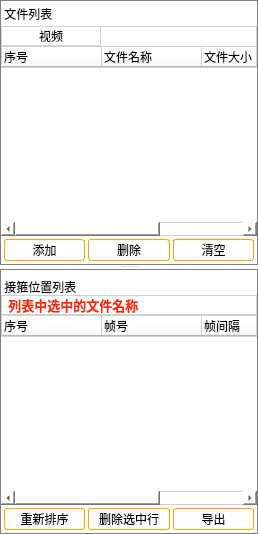
      <widget class="QFrame" name="frame">
       <property name="minimumSize">
        <size>
         <width>200</width>
         <height>0</height>
        </size>
       </property>
       <property name="maximumSize">
        <size>
         <width>300</width>
         <height>16777215</height>
        </size>
       </property>
       <property name="styleSheet">
        <string notr="true">QFrame {
    border-radius: 5px;
	background-color: white;
}</string>
       </property>
       <property name="frameShape">
        <enum>QFrame::StyledPanel</enum>
       </property>
       <property name="frameShadow">
        <enum>QFrame::Sunken</enum>
       </property>
       <property name="midLineWidth">
        <number>1</number>
       </property>
       <layout class="QVBoxLayout" name="verticalLayout_2">
        <property name="spacing">
         <number>0</number>
        </property>
        <property name="leftMargin">
         <number>0</number>
        </property>
        <property name="topMargin">
         <number>0</number>
        </property>
        <property name="rightMargin">
         <number>0</number>
        </property>
        <property name="bottomMargin">
         <number>0</number>
        </property>
        <item>
         <widget class="QSplitter" name="splitter_2">
          <property name="orientation">
           <enum>Qt::Vertical</enum>
          </property>
          <property name="childrenCollapsible">
           <bool>false</bool>
          </property>
          <widget class="QFrame" name="frame_4">
           <property name="styleSheet">
            <string notr="true">#frame_4.QFrame {
	background-color: white;
	position: relative; /* 将 QFrame 设置为相对定位 */
    border: 1px solid gray;
	border-radius:0px; 
	padding:0px 0px;
}</string>
           </property>
           <property name="frameShape">
            <enum>QFrame::StyledPanel</enum>
           </property>
           <property name="frameShadow">
            <enum>QFrame::Raised</enum>
           </property>
           <layout class="QVBoxLayout" name="verticalLayout_5">
            <property name="spacing">
             <number>0</number>
            </property>
            <property name="leftMargin">
             <number>0</number>
            </property>
            <property name="topMargin">
             <number>0</number>
            </property>
            <property name="rightMargin">
             <number>0</number>
            </property>
            <property name="bottomMargin">
             <number>0</number>
            </property>
            <item>
             <widget class="QLabel" name="label">
              <property name="minimumSize">
               <size>
                <width>58</width>
                <height>25</height>
               </size>
              </property>
              <property name="maximumSize">
               <size>
                <width>158</width>
                <height>25</height>
               </size>
              </property>
              <property name="text">
               <string> 文件列表</string>
              </property>
             </widget>
            </item>
            <item>
             <widget class="QWidget" name="widget" native="true">
              <property name="styleSheet">
               <string notr="true">background-color: white;
border: 1px solid rgb(209,209,209); 
border-radius:0px;</string>
              </property>
              <layout class="QVBoxLayout" name="verticalLayout">
               <property name="spacing">
                <number>0</number>
               </property>
               <property name="leftMargin">
                <number>0</number>
               </property>
               <property name="topMargin">
                <number>0</number>
               </property>
               <property name="rightMargin">
                <number>0</number>
               </property>
               <property name="bottomMargin">
                <number>0</number>
               </property>
               <item>
                <widget class="QLabel" name="label_10">
                 <property name="minimumSize">
                  <size>
                   <width>0</width>
                   <height>20</height>
                  </size>
                 </property>
                 <property name="maximumSize">
                  <size>
                   <width>100</width>
                   <height>20</height>
                  </size>
                 </property>
                 <property name="styleSheet">
                  <string notr="true">QLabel {
	background-color: white;
	position: relative; /* 将 QFrame 设置为相对定位 */
    border: 1px solid rgb(209,209,209);
	border-radius:0px;
	padding:0px 0px;
}</string>
                 </property>
                 <property name="frameShape">
                  <enum>QFrame::NoFrame</enum>
                 </property>
                 <property name="text">
                  <string>视频</string>
                 </property>
                 <property name="alignment">
                  <set>Qt::AlignCenter</set>
                 </property>
                </widget>
               </item>
               <item>
                <widget class="QTreeWidget" name="video_tree_widget">
                 <property name="font">
                  <font>
                   <family>Times New Roman</family>
                   <pointsize>8</pointsize>
                  </font>
                 </property>
                 <property name="autoFillBackground">
                  <bool>false</bool>
                 </property>
                 <property name="styleSheet">
                  <string notr="true">QTreeWidget {
	background-color: white;
	position: relative; /* 将 QFrame 设置为相对定位 */
    border: 0px solid rgb(209,209,209); 
	border-radius:0px;
	padding:0px 0px;
}
</string>
                 </property>
                 <property name="frameShape">
                  <enum>QFrame::StyledPanel</enum>
                 </property>
                 <property name="frameShadow">
                  <enum>QFrame::Plain</enum>
                 </property>
                 <property name="midLineWidth">
                  <number>1</number>
                 </property>
                 <attribute name="headerCascadingSectionResizes">
                  <bool>false</bool>
                 </attribute>
                 <attribute name="headerStretchLastSection">
                  <bool>false</bool>
                 </attribute>
                 <column>
                  <property name="text">
                   <string>序号</string>
                  </property>
                  <property name="textAlignment">
                   <set>AlignLeading|AlignVCenter</set>
                  </property>
                 </column>
                 <column>
                  <property name="text">
                   <string>文件名称</string>
                  </property>
                  <property name="textAlignment">
                   <set>AlignLeading|AlignVCenter</set>
                  </property>
                 </column>
                 <column>
                  <property name="text">
                   <string>文件大小</string>
                  </property>
                  <property name="textAlignment">
                   <set>AlignLeading|AlignVCenter</set>
                  </property>
                 </column>
                 <column>
                  <property name="text">
                   <string>文件位置</string>
                  </property>
                  <property name="textAlignment">
                   <set>AlignLeading|AlignVCenter</set>
                  </property>
                 </column>
                </widget>
               </item>
              </layout>
             </widget>
            </item>
            <item>
             <layout class="QHBoxLayout" name="horizontalLayout_2">
              <property name="spacing">
               <number>3</number>
              </property>
              <property name="leftMargin">
               <number>3</number>
              </property>
              <property name="topMargin">
               <number>3</number>
              </property>
              <property name="rightMargin">
               <number>3</number>
              </property>
              <property name="bottomMargin">
               <number>3</number>
              </property>
              <item>
               <widget class="QPushButton" name="addButton">
                <property name="minimumSize">
                 <size>
                  <width>0</width>
                  <height>22</height>
                 </size>
                </property>
                <property name="styleSheet">
                 <string notr="true">QPushButton {
    border-radius: 3px;
	background-color: white;
	border: 1px solid orange;
}
</string>
                </property>
                <property name="text">
                 <string>添加</string>
                </property>
               </widget>
              </item>
              <item>
               <widget class="QPushButton" name="deleteButton">
                <property name="minimumSize">
                 <size>
                  <width>0</width>
                  <height>22</height>
                 </size>
                </property>
                <property name="styleSheet">
                 <string notr="true">QPushButton {
    border-radius: 3px;
	background-color: white;
	border: 1px solid orange;
}</string>
                </property>
                <property name="text">
                 <string>删除</string>
                </property>
               </widget>
              </item>
              <item>
               <widget class="QPushButton" name="clearButton">
                <property name="minimumSize">
                 <size>
                  <width>0</width>
                  <height>22</height>
                 </size>
                </property>
                <property name="styleSheet">
                 <string notr="true">QPushButton {
    border-radius: 3px;
	background-color: white;
	border: 1px solid orange;
}</string>
                </property>
                <property name="text">
                 <string>清空</string>
                </property>
               </widget>
              </item>
             </layout>
            </item>
           </layout>
          </widget>
          <widget class="QFrame" name="frame_5">
           <property name="styleSheet">
            <string notr="true">#frame_5.QFrame {
	background-color: white;
	position: relative; /* 将 QFrame 设置为相对定位 */
    border: 1px solid gray;
	border-radius:0px; 
	padding:0px 0px;
}</string>
           </property>
           <property name="frameShape">
            <enum>QFrame::NoFrame</enum>
           </property>
           <property name="frameShadow">
            <enum>QFrame::Sunken</enum>
           </property>
           <property name="midLineWidth">
            <number>1</number>
           </property>
           <layout class="QVBoxLayout" name="verticalLayout_4">
            <property name="spacing">
             <number>0</number>
            </property>
            <property name="leftMargin">
             <number>0</number>
            </property>
            <property name="topMargin">
             <number>0</number>
            </property>
            <property name="rightMargin">
             <number>0</number>
            </property>
            <property name="bottomMargin">
             <number>0</number>
            </property>
            <item>
             <widget class="QLabel" name="label_2">
              <property name="minimumSize">
               <size>
                <width>81</width>
                <height>25</height>
               </size>
              </property>
              <property name="maximumSize">
               <size>
                <width>181</width>
                <height>16</height>
               </size>
              </property>
              <property name="text">
               <string> 接箍位置列表</string>
              </property>
             </widget>
            </item>
            <item>
             <widget class="QWidget" name="widget_2" native="true">
              <property name="styleSheet">
               <string notr="true">background-color: white;
border: 1px solid rgb(209,209,209); 
border-radius:0px;</string>
              </property>
              <layout class="QVBoxLayout" name="verticalLayout_3">
               <property name="spacing">
                <number>0</number>
               </property>
               <property name="leftMargin">
                <number>0</number>
               </property>
               <property name="topMargin">
                <number>0</number>
               </property>
               <property name="rightMargin">
                <number>0</number>
               </property>
               <property name="bottomMargin">
                <number>0</number>
               </property>
               <item>
                <widget class="QLabel" name="label_3">
                 <property name="minimumSize">
                  <size>
                   <width>141</width>
                   <height>20</height>
                  </size>
                 </property>
                 <property name="maximumSize">
                  <size>
                   <width>290</width>
                   <height>20</height>
                  </size>
                 </property>
                 <property name="font">
                  <font>
                   <family>Times New Roman</family>
                   <pointsize>10</pointsize>
                   <weight>75</weight>
                   <bold>true</bold>
                  </font>
                 </property>
                 <property name="styleSheet">
                  <string notr="true">
QLabel {
	background-color: white;
	position: relative; /* 将 QFrame 设置为相对定位 */
    border: 1px solid rgb(209,209,209);
	border-radius:0px;
	padding:0px 0px;
	color: rgb(255, 38, 0);
}</string>
                 </property>
                 <property name="text">
                  <string> 列表中选中的文件名称</string>
                 </property>
                 <property name="scaledContents">
                  <bool>true</bool>
                 </property>
                </widget>
               </item>
               <item>
                <widget class="QTreeWidget" name="treeWidget_5">
                 <property name="font">
                  <font>
                   <family>Times New Roman</family>
                   <pointsize>8</pointsize>
                  </font>
                 </property>
                 <property name="styleSheet">
                  <string notr="true">QTreeWidget {
	background-color: white;
	position: relative; /* 将 QFrame 设置为相对定位 */
    border: 0px solid rgb(209,209,209); 
	border-radius:0px;
	padding:0px 0px;
}</string>
                 </property>
                 <attribute name="headerCascadingSectionResizes">
                  <bool>false</bool>
                 </attribute>
                 <attribute name="headerStretchLastSection">
                  <bool>false</bool>
                 </attribute>
                 <column>
                  <property name="text">
                   <string>序号</string>
                  </property>
                  <property name="textAlignment">
                   <set>AlignLeading|AlignVCenter</set>
                  </property>
                 </column>
                 <column>
                  <property name="text">
                   <string>帧号</string>
                  </property>
                  <property name="textAlignment">
                   <set>AlignLeading|AlignVCenter</set>
                  </property>
                 </column>
                 <column>
                  <property name="text">
                   <string>帧间隔</string>
                  </property>
                  <property name="textAlignment">
                   <set>AlignLeading|AlignVCenter</set>
                  </property>
                 </column>
                 <column>
                  <property name="text">
                   <string>深度</string>
                  </property>
                  <property name="textAlignment">
                   <set>AlignLeading|AlignVCenter</set>
                  </property>
                 </column>
                </widget>
               </item>
              </layout>
             </widget>
            </item>
            <item>
             <layout class="QHBoxLayout" name="horizontalLayout_13">
              <property name="spacing">
               <number>3</number>
              </property>
              <property name="leftMargin">
               <number>3</number>
              </property>
              <property name="topMargin">
               <number>3</number>
              </property>
              <property name="rightMargin">
               <number>3</number>
              </property>
              <property name="bottomMargin">
               <number>3</number>
              </property>
              <item>
               <widget class="QPushButton" name="pushButton">
                <property name="minimumSize">
                 <size>
                  <width>0</width>
                  <height>22</height>
                 </size>
                </property>
                <property name="styleSheet">
                 <string notr="true">QPushButton {
    border-radius: 3px;
	background-color: white;
	border: 1px solid orange;
}
</string>
                </property>
                <property name="text">
                 <string>重新排序</string>
                </property>
               </widget>
              </item>
              <item>
               <widget class="QPushButton" name="pushButton_2">
                <property name="minimumSize">
                 <size>
                  <width>0</width>
                  <height>22</height>
                 </size>
                </property>
                <property name="styleSheet">
                 <string notr="true">QPushButton {
    border-radius: 3px;
	background-color: white;
	border: 1px solid orange;
}
</string>
                </property>
                <property name="text">
                 <string>删除选中行</string>
                </property>
               </widget>
              </item>
              <item>
               <widget class="QPushButton" name="pushButton_3">
                <property name="minimumSize">
                 <size>
                  <width>0</width>
                  <height>22</height>
                 </size>
                </property>
                <property name="styleSheet">
                 <string notr="true">QPushButton {
    border-radius: 3px;
	background-color: white;
	border: 1px solid orange;
}
</string>
                </property>
                <property name="text">
                 <string>导出</string>
                </property>
               </widget>
              </item>
             </layout>
            </item>
           </layout>
          </widget>
         </widget>
        </item>
       </layout>
      </widget>
